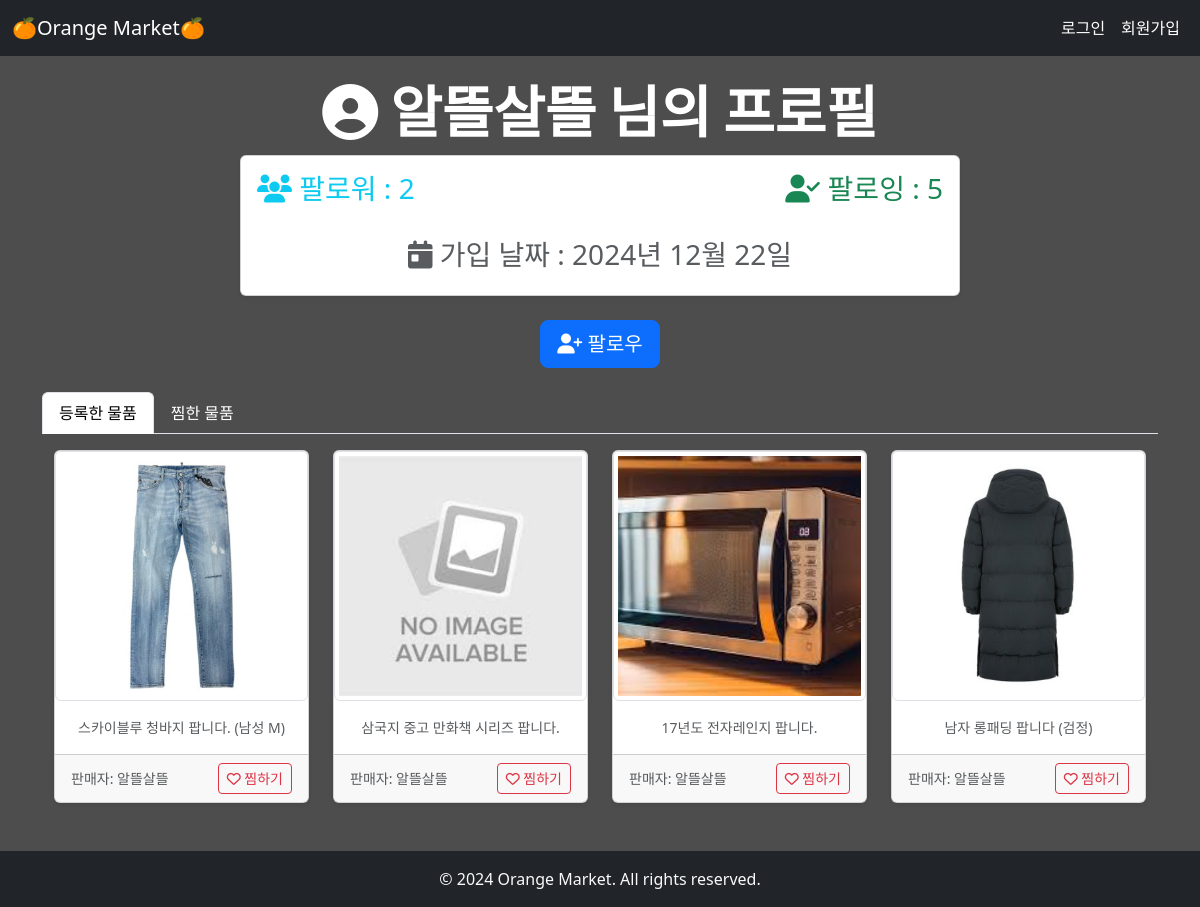
Screenshot of /users/profile/알뜰살뜰/ with the database file from the repository.
### accounts/models.py (models this page shows)
class User(AbstractUser):
    followings = models.ManyToManyField('self', symmetrical=False, related_name='followers')

### articles/models.py (models this page shows, shortened)
class Article(models.Model):
    title = models.CharField(max_length=50)
    content = models.TextField()
    created_at = models.DateTimeField(auto_now_add=True)
    updated_at = models.DateTimeField(auto_now=True)
    image = models.ImageField(upload_to='images/', blank=True)
    author = models.ForeignKey(
        settings.AUTH_USER_MODEL,
        on_delete=models.CASCADE,
        related_name="articles"
        )
    like_users = models.ManyToManyField(
        settings.AUTH_USER_MODEL,
        related_name="like_articles"
        )

### users/views.py (the view)
# urls.py: path("profile/<str:username>/", views.profile, name="profile"),
def profile(request, username):
    member = get_object_or_404(get_user_model(), username=username)
    member_articles = Article.objects.filter(author=member)
    liked_articles = Article.objects.filter(like_users=member)
    context = {
        "member": member,
        "member_articles": member_articles,
        "liked_articles": liked_articles,
    }
    return render(request, "users/profile.html", context)

### users/templates/users/profile.html (shortened to what this page needs)
{% extends "base.html" %}
{% load static %}
{% block content %}
    <div class="container mt-4">
        <div class="row justify-content-center">
            <div class="col-md-8">
                <h1 class="text-center text-white display-4" style="font-family: 'Poppins', sans-serif; font-weight: 700;">
                    <i class="fa-solid fa-user-circle"></i> {{ member.username }} 님의 프로필
                </h1>
                <div class="card shadow-sm">
                    <div class="card-body">
                        <div class="d-flex justify-content-between align-items-center mb-4">
                            <div class="profile-info">
                                <h3 class="text-info">
                                    <i class="fa-solid fa-users"></i> 팔로워 : {{ member.followers.count }}
                                </h3>
                            </div>
                            <div class="profile-info">
                                <h3 class="text-success">
                                    <i class="fa-solid fa-user-check"></i> 팔로잉 : {{ member.followings.count }}
                                </h3>
                            </div>
                        </div>
                        <div class="profile-info text-center">
                            <h3 class="text-muted">
                                <i class="fa-solid fa-calendar-day"></i> 가입 날짜 : {{ member.date_joined|date:"Y년 m월 d일" }}
                            </h3>
                        </div>
                    </div>
                </div>
                <div class="mt-4 text-center">
                    {% if request.user != member %}
                        <form action="{% url "users:follow" member.pk %}" method="POST">
                            {% if request.user in member.followers.all %}
                                <button type="submit" class="btn btn-danger btn-lg">
                                    <i class="fa-solid fa-user-slash"></i> 언팔로우
                                </button>
                            {% else %}
                                <button type="submit" class="btn btn-primary btn-lg">
                                    <i class="fa-solid fa-user-plus"></i> 팔로우
                                </button>
                            {% endif %}
                        </form>
                    {% endif %}
                </div>
            </div>
        </div>
    </div>
    <div class="mt-4">
        <ul class="nav nav-tabs" id="profileTabs" role="tablist">
            <li class="nav-item" role="presentation">
                <a class="nav-link active" id="articles-tab" data-bs-toggle="tab" href="#articles" role="tab" aria-controls="articles" aria-selected="true">등록한 물품</a>
            </li>
            <li class="nav-item" role="presentation">
                <a class="nav-link" id="liked-articles-tab" data-bs-toggle="tab" href="#liked-articles" role="tab" aria-controls="liked-articles" aria-selected="false">찜한 물품</a>
            </li>
        </ul>
        <div class="tab-content mt-3" id="profileTabsContent">
            <div class="tab-pane fade show active" id="articles" role="tabpanel" aria-labelledby="articles-tab">
                <div class="container">
                    <div class="row">
                        {% for article in member_articles %}
                            <div class="col-md-3 col-sm-6 mb-4">
                                <div class="card shadow-sm h-100">
                                    <a href="{% url 'articles:article_detail' article.pk %}" class="text-decoration-none text-dark">
                                        {% if article.image %}
                                            <img src="{{ article.image.url }}" alt="{{ article.image }}" class="card-img-top img-thumbnail" style="height: 250px; object-fit: cover;">
                                        {% else %}
                                            <img src="{% static 'articles/placeholder.jpg' %}" alt="Placeholder Image" class="card-img-top img-thumbnail" style="height: 250px; object-fit: cover;">
                                        {% endif %}
                                        <div class="card-body">
                                            <p class="card-text text-muted small text-center">{{ article.title }}</p>
                                        </div>
                                    </a>
                                    <div class="card-footer text-center">
                                        <div class="d-flex justify-content-between align-items-center">
                                            <small class="text-muted">판매자: {{ article.author.username }}</small>
                                            <form action="{% url 'articles:like' article.pk %}" method="POST" class="d-inline">
                                                {% if request.user in article.like_users.all %}
                                                    <button class="btn btn-danger btn-sm">
                                                        <i class="fa-solid fa-heart"></i> 찜 삭제
                                                    </button>
                                                {% else %}
                                                    <button class="btn btn-outline-danger btn-sm">
                                                        <i class="fa-regular fa-heart"></i> 찜하기
                                                    </button>
                                                {% endif %}
                                            </form>
                                        </div>
                                    </div>
                                </div>
                            </div>
                            {% if forloop.counter|divisibleby:4 %}
                                </div><div class="row">
                            {% endif %}
                        {% empty %}
                            <p>등록한 물품이 없습니다.</p>
                        {% endfor %}
                    </div>
                </div>
            </div>
        </div>
    </div>
{% endblock content %}

### static/css/style.css (style rules this page uses)
.nav-link:not(.active) { color: white; }

### rows the page displays
User: username "알뜰살뜰", followers.count "2", followings.count "5", date_joined "2024년 12월 22일"
Article: image (picture), title "스카이블루 청바지 팝니다. (남성 M)", author.username "알뜰살뜰", shows "찜하기"
Article: title "삼국지 중고 만화책 시리즈 팝니다.", author.username "알뜰살뜰", shows "찜하기"
Article: image (picture), title "17년도 전자레인지 팝니다.", author.username "알뜰살뜰", shows "찜하기"
Article: image (picture), title "남자 롱패딩 팝니다 (검정)", author.username "알뜰살뜰", shows "찜하기"
